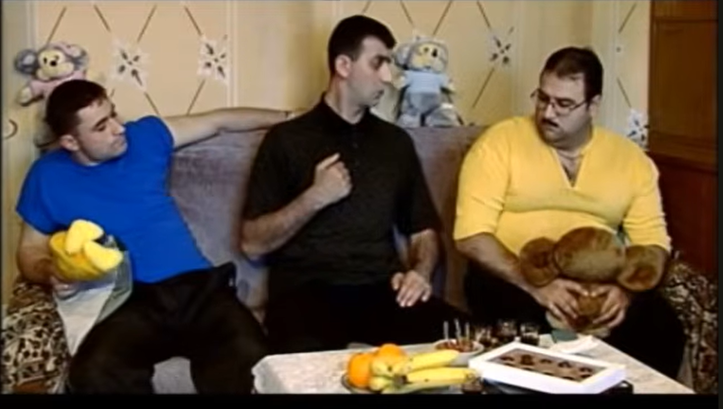
#> input picture ml/04_trees/fig/boost_meme_raw.png, 1446 x 817 px (shown at 1/2 size)
$ python make_boost_figures.py
#> lines starting #> are read from the running program, lines starting #| are printed output that depends on the picture
"""Generate the figures for the [19] Boosting deck (incl. the headline animation).

Outputs into ``ml/04_trees/fig/``:
  1. boost_anim_1..6.pdf  -- the 6-round gradient-boosting ANIMATION (Beamer overlays).
                             2-panel per round: LEFT = data + cumulative ensemble fit F_k
                             (+ the previous fit, faint, so the new stump's effect shows);
                             RIGHT = residuals r_k = y - F_k collapsing toward zero.
  2. boost_anim_50.pdf     -- the same 2-panel at round 50: fit barely moves, residuals
                             already flat -> diminishing returns (an extra animation overlay).
  3. boost_overfit.pdf     -- a DELIBERATELY over-powered config (deep trees, eta=1) so
                             train MSE -> ~0 and test MSE makes a clear U (early-stopping).
  4. boost_learning_rate.pdf -- test error vs #trees for two learning rates (general trend:
                             smaller eta needs more trees).
  5. adaboost_rounds.pdf   -- AdaBoost, 3 rounds: point size = sample weight (misclassified
                             points grow), plus each round's stump boundary.
  6. boost_gb_classification.pdf -- classification GB: LEFT = F accumulating in log-odds
                             space; RIGHT = sigmoid(F) tightening toward the labels.

Also LOGS round-1 details (F_0 = mean(y), the first stump's split threshold + the two leaf
values + eta) so the deck's by-hand frame uses REAL numbers that MATCH animation round 1.

Run with the project venv (repo CLAUDE.md):
    ./ma/Scripts/python.exe ml/04_trees/py_src/make_boost_figures.py

Conventions: logging to console + logs/, seed 509, f-strings, Armenian-flag palette.
"""

import logging
from pathlib import Path

import matplotlib
matplotlib.use("Agg")
import matplotlib.pyplot as plt
import numpy as np
from sklearn.datasets import make_moons
from sklearn.ensemble import GradientBoostingClassifier, GradientBoostingRegressor
from sklearn.model_selection import train_test_split
from sklearn.metrics import mean_squared_error
from sklearn.tree import DecisionTreeClassifier

SEED = 509

# Armenian flag palette.
ARM_BLUE = "#0033A0"     # data
ARM_RED = "#D90012"      # current ensemble fit / test
ARM_ORANGE = "#F2A800"   # highlight / previous fit

# Animation learning rate -- pinned so all 6 depth-1 rounds are visibly distinct.
# (Reviewer S1: too small -> panels look identical; too large -> jagged. Eyeball output.)
ETA_ANIM = 0.4
N_ROUNDS = 6

HERE = Path(__file__).resolve()
CH_DIR = HERE.parents[1]
REPO_ROOT = HERE.parents[3]
FIG_DIR = CH_DIR / "fig"
LOGS_DIR = REPO_ROOT / "logs"


def setup_logging() -> logging.Logger:
    LOGS_DIR.mkdir(exist_ok=True)
    logger = logging.getLogger("l11_figures")
    logger.setLevel(logging.INFO)
    logger.handlers.clear()
    fmt = logging.Formatter("%(asctime)s %(levelname)s %(message)s")
    sh = logging.StreamHandler(); sh.setFormatter(fmt)
    fh = logging.FileHandler(LOGS_DIR / "make_boost_figures.log"); fh.setFormatter(fmt)
    logger.addHandler(sh); logger.addHandler(fh)
    return logger


def make_data(n=50, noise=22.0, wiggly=False):
    """Synthetic Yerevan rent (kAMD) vs area (m^2): nonlinear + noise.

    wiggly=True adds a higher-frequency term so the signal takes many shallow trees to
    fit -> a long, visible descent before the overfitting rise (for the U-curve figs)."""
    rng = np.random.default_rng(SEED)
    x = np.sort(rng.uniform(25, 115, n))
    y_true = 150 + 2.3 * x + 70 * np.sin(x / 18.0)
    if wiggly:
        y_true = y_true + 40 * np.sin(x / 5.5)
    y = y_true + rng.normal(0, noise, n)
    return x.reshape(-1, 1), y


def fig_animation(X, y, logger):
    """6-round GB animation on stumps; writes boost_anim_1..6.pdf."""
    gbr = GradientBoostingRegressor(
        n_estimators=N_ROUNDS, max_depth=1, learning_rate=ETA_ANIM, random_state=SEED)
    gbr.fit(X, y)

    x = X.ravel()
    grid = np.linspace(x.min(), x.max(), 500).reshape(-1, 1)
    init = float(y.mean())
    # per-tree contributions on the fine grid (leaf values are pre-shrinkage -> multiply by eta)
    contribs = np.array([est[0].predict(grid) for est in gbr.estimators_])
    contribs_X = np.array([est[0].predict(X) for est in gbr.estimators_])
    F_grid = [np.full(grid.shape[0], init)]
    F_X = [np.full(y.shape[0], init)]
    for k in range(N_ROUNDS):
        F_grid.append(F_grid[-1] + ETA_ANIM * contribs[k])
        F_X.append(F_X[-1] + ETA_ANIM * contribs_X[k])

    # log round-1 details for the by-hand slide
    t0 = gbr.estimators_[0, 0].tree_
    thr = float(t0.threshold[0])
    left_val = float(t0.value[t0.children_left[0]][0, 0])
    right_val = float(t0.value[t0.children_right[0]][0, 0])
    logger.info(f"BY-HAND round 1: F_0 = mean(y) = {init:.1f} kAMD; eta = {ETA_ANIM}")
    logger.info(f"BY-HAND round 1: first stump splits at area = {thr:.1f} m^2; "
                f"residual-mean leaf values: left(area<={thr:.1f}) = {left_val:+.1f}, "
                f"right = {right_val:+.1f}")
    logger.info(f"BY-HAND round 1: F_1 = F_0 + eta*leaf -> left {init + ETA_ANIM*left_val:.1f}, "
                f"right {init + ETA_ANIM*right_val:.1f}")

    r0 = y - init
    rmax = np.abs(r0).max() * 1.1
    ylim_fit = (y.min() - 25, y.max() + 25)

    for k in range(1, N_ROUNDS + 1):
        resid = y - F_X[k]
        fig, (axL, axR) = plt.subplots(1, 2, figsize=(9.2, 3.7))
        # LEFT: data + previous fit (faint) + current fit
        axL.scatter(x, y, s=16, color=ARM_BLUE, alpha=0.7, zorder=3, label="data")
        if k > 1:
            axL.plot(grid.ravel(), F_grid[k - 1], color=ARM_ORANGE, lw=1.4, alpha=0.55,
                     label=f"$F_{{{k-1}}}$ (before)")
        axL.plot(grid.ravel(), F_grid[k], color=ARM_RED, lw=2.4, label=f"$F_{{{k}}}$ (now)")
        axL.set_title(f"round {k}: ensemble of {k} stump(s)", fontsize=10)
        axL.set_xlabel("area (m$^2$)"); axL.set_ylabel("rent (kAMD)")
        axL.set_ylim(*ylim_fit)
        axL.legend(loc="upper left", fontsize=8, frameon=False)
        axL.spines[["top", "right"]].set_visible(False)
        # RIGHT: residuals collapsing
        axR.axhline(0, color="gray", lw=1)
        axR.vlines(x, 0, resid, color="gray", alpha=0.5, lw=1)
        axR.scatter(x, resid, s=16, color=ARM_BLUE, alpha=0.75, zorder=3)
        axR.set_title(f"what's left: residuals $r_{{{k}}} = y - F_{{{k}}}$", fontsize=10)
        axR.set_xlabel("area (m$^2$)"); axR.set_ylabel("residual (kAMD)")
        axR.set_ylim(-rmax, rmax)
        axR.spines[["top", "right"]].set_visible(False)
        fig.tight_layout()
        out = FIG_DIR / f"boost_anim_{k}.pdf"
        fig.savefig(out, bbox_inches="tight"); plt.close(fig)
        logger.info(f"wrote {out.name}: train MSE after {k} rounds = "
                    f"{mean_squared_error(y, F_X[k]):.0f}")


def fig_overfit(logger):
    """Over-powered config -> train->0, test U-curve. Own larger, noisier dataset so the
    descend-then-rise U is clear (depth-4 + eta=1 on 30 pts overfits instantly = no U)."""
    X, y = make_data(n=160, noise=34.0, wiggly=True)
    Xtr, Xte, ytr, yte = train_test_split(X, y, test_size=0.5, random_state=SEED)
    n = 250
    gbr = GradientBoostingRegressor(n_estimators=n, max_depth=3, learning_rate=0.1,
                                    random_state=SEED)
    gbr.fit(Xtr, ytr)
    tr = [mean_squared_error(ytr, p) for p in gbr.staged_predict(Xtr)]
    te = [mean_squared_error(yte, p) for p in gbr.staged_predict(Xte)]
    best = int(np.argmin(te)) + 1
    logger.info(f"overfit: test MSE min at {best} trees ({min(te):.0f}); "
                f"train MSE at end = {tr[-1]:.1f}")

    fig, ax = plt.subplots(figsize=(6.4, 4.0))
    rounds = np.arange(1, n + 1)
    ax.plot(rounds, tr, color=ARM_BLUE, lw=2, label="train MSE")
    ax.plot(rounds, te, color=ARM_RED, lw=2, label="test MSE")
    ax.axvline(best, color=ARM_ORANGE, ls="--", lw=1.8)
    ax.annotate("early-stop here", xy=(best, min(te)),
                xytext=(best + 40, min(te) + 0.4 * (max(te) - min(te))),
                color=ARM_ORANGE, fontsize=9,
                arrowprops=dict(arrowstyle="->", color=ARM_ORANGE))
    ax.set_xlabel("number of trees"); ax.set_ylabel("MSE")
    ax.set_title("enough trees: train -> 0, but test error U-turns", fontsize=10)
    ax.legend(loc="upper right", fontsize=9, frameon=False)
    ax.spines[["top", "right"]].set_visible(False)
    fig.tight_layout()
    out = FIG_DIR / "boost_overfit.pdf"
    fig.savefig(out, bbox_inches="tight"); plt.close(fig)
    logger.info(f"wrote {out.name}")


def fig_learning_rate(logger):
    """Test MSE vs #trees for two learning rates (general trend)."""
    X, y = make_data(n=160, noise=34.0, wiggly=True)
    Xtr, Xte, ytr, yte = train_test_split(X, y, test_size=0.5, random_state=SEED)
    n = 150
    fig, ax = plt.subplots(figsize=(6.4, 4.0))
    for eta, color, ls in [(0.5, ARM_RED, "-"), (0.1, ARM_BLUE, "-")]:
        gbr = GradientBoostingRegressor(n_estimators=n, max_depth=3, learning_rate=eta,
                                        random_state=SEED).fit(Xtr, ytr)
        te = [mean_squared_error(yte, p) for p in gbr.staged_predict(Xte)]
        ax.plot(np.arange(1, n + 1), te, color=color, ls=ls, lw=2,
                label=f"eta = {eta}")
        logger.info(f"learning_rate eta={eta}: test MSE min at "
                    f"{int(np.argmin(te))+1} trees ({min(te):.0f})")
    ax.set_xlabel("number of trees"); ax.set_ylabel("test MSE")
    ax.set_title("smaller eta needs more trees", fontsize=10)
    ax.legend(loc="upper right", fontsize=9, frameon=False)
    ax.spines[["top", "right"]].set_visible(False)
    fig.tight_layout()
    out = FIG_DIR / "boost_learning_rate.pdf"
    fig.savefig(out, bbox_inches="tight"); plt.close(fig)
    logger.info(f"wrote {out.name}")


def fig_anim_late(X, y, logger):
    """Round 50 of the SAME animation: the fit barely moves and residuals are already
    flat -> diminishing returns. Same 2-panel style and residual scale as rounds 1-6."""
    K = 50
    gbr = GradientBoostingRegressor(
        n_estimators=K, max_depth=1, learning_rate=ETA_ANIM, random_state=SEED).fit(X, y)
    x = X.ravel()
    grid = np.linspace(x.min(), x.max(), 500).reshape(-1, 1)
    staged_grid = list(gbr.staged_predict(grid))
    F_grid, F_grid_prev = staged_grid[-1], staged_grid[-7]     # 6 rounds earlier = "before"
    F_X = list(gbr.staged_predict(X))[-1]
    resid = y - F_X
    rmax = np.abs(y - y.mean()).max() * 1.1                    # same scale as rounds 1-6
    ylim_fit = (y.min() - 25, y.max() + 25)

    fig, (axL, axR) = plt.subplots(1, 2, figsize=(9.2, 3.7))
    axL.scatter(x, y, s=16, color=ARM_BLUE, alpha=0.7, zorder=3, label="data")
    axL.plot(grid.ravel(), F_grid_prev, color=ARM_ORANGE, lw=1.4, alpha=0.55,
             label="$F_{44}$ (before)")
    axL.plot(grid.ravel(), F_grid, color=ARM_RED, lw=2.4, label="$F_{50}$ (now)")
    axL.set_title("round 50: the fit barely moves anymore", fontsize=10)
    axL.set_xlabel("area (m$^2$)"); axL.set_ylabel("rent (kAMD)")
    axL.set_ylim(*ylim_fit)
    axL.legend(loc="upper left", fontsize=8, frameon=False)
    axL.spines[["top", "right"]].set_visible(False)
    axR.axhline(0, color="gray", lw=1)
    axR.vlines(x, 0, resid, color="gray", alpha=0.5, lw=1)
    axR.scatter(x, resid, s=16, color=ARM_BLUE, alpha=0.75, zorder=3)
    axR.set_title("residuals $r_{50}$: already flat", fontsize=10)
    axR.set_xlabel("area (m$^2$)"); axR.set_ylabel("residual (kAMD)")
    axR.set_ylim(-rmax, rmax)
    axR.spines[["top", "right"]].set_visible(False)
    fig.tight_layout()
    out = FIG_DIR / "boost_anim_50.pdf"
    fig.savefig(out, bbox_inches="tight"); plt.close(fig)
    logger.info(f"wrote {out.name}: train MSE after 50 rounds = "
                f"{mean_squared_error(y, F_X):.0f}")


def fig_adaboost(logger):
    """AdaBoost reweighting, 3 rounds (manual SAMME so we can show the weights). Point
    size = sample weight; a RED ring marks the points THIS round's stump got wrong -- they
    grow next round. Each title shows the weighted error and the stump weight alpha."""
    from matplotlib.lines import Line2D
    Xs, ys = make_moons(n_samples=120, noise=0.28, random_state=SEED)
    ypm = np.where(ys == 1, 1.0, -1.0)
    n = len(ys)
    w = np.full(n, 1.0 / n)
    xx, yy = np.meshgrid(
        np.linspace(Xs[:, 0].min() - 0.3, Xs[:, 0].max() + 0.3, 300),
        np.linspace(Xs[:, 1].min() - 0.3, Xs[:, 1].max() + 0.3, 300))
    grid = np.c_[xx.ravel(), yy.ravel()]
    fig, axes = plt.subplots(1, 3, figsize=(10.2, 3.9), sharex=True, sharey=True)
    for r in range(3):
        stump = DecisionTreeClassifier(max_depth=1, random_state=SEED)
        stump.fit(Xs, ys, sample_weight=w)
        pred = stump.predict(Xs)
        miss = pred != ys
        zz = stump.predict(grid).reshape(xx.shape)
        ax = axes[r]
        ax.contourf(xx, yy, zz, levels=[-0.5, 0.5, 1.5],
                    colors=[ARM_ORANGE, ARM_BLUE], alpha=0.15)
        sizes = 12 + w / w.max() * 150
        ax.scatter(Xs[ys == 0, 0], Xs[ys == 0, 1], s=sizes[ys == 0], color=ARM_ORANGE,
                   edgecolor="white", linewidths=0.4, alpha=0.85, zorder=3)
        ax.scatter(Xs[ys == 1, 0], Xs[ys == 1, 1], s=sizes[ys == 1], color=ARM_BLUE,
                   edgecolor="white", linewidths=0.4, alpha=0.85, zorder=3)
        ax.scatter(Xs[miss, 0], Xs[miss, 1], s=sizes[miss], facecolors="none",
                   edgecolors=ARM_RED, linewidths=1.6, zorder=4)
        err = min(max(w[miss].sum() / w.sum(), 1e-10), 1 - 1e-10)
        alpha = 0.5 * np.log((1 - err) / err)
        ax.set_title(f"round {r + 1}:   err = {err:.2f},   " + r"$\alpha$ = " + f"{alpha:.2f}",
                     fontsize=9.5)
        ax.set_xticks([]); ax.set_yticks([])
        w = w * np.exp(-alpha * ypm * np.where(pred == 1, 1.0, -1.0))
        w = w / w.sum()
    fig.legend(handles=[
        Line2D([0], [0], marker="o", color="w", markerfacecolor="0.6", markersize=10,
               label="dot size = sample weight"),
        Line2D([0], [0], marker="o", color="w", markeredgecolor=ARM_RED, markerfacecolor="none",
               markeredgewidth=1.6, markersize=10, label="wrong this round -> up-weighted next"),
    ], loc="lower center", ncol=2, fontsize=9, frameon=False, bbox_to_anchor=(0.5, -0.02))
    fig.tight_layout(rect=[0, 0.05, 1, 1])
    out = FIG_DIR / "adaboost_rounds.pdf"
    fig.savefig(out, bbox_inches="tight"); plt.close(fig)
    logger.info(f"wrote {out.name}")


def fig_adaboost_combined(logger):
    """Weak -> strong, shown: one stump (a single straight cut) vs an AdaBoost of 50 stumps
    (a curved boundary that follows the moons). Reports both accuracies."""
    from sklearn.ensemble import AdaBoostClassifier
    Xs, ys = make_moons(n_samples=300, noise=0.30, random_state=SEED)
    xx, yy = np.meshgrid(
        np.linspace(Xs[:, 0].min() - 0.3, Xs[:, 0].max() + 0.3, 300),
        np.linspace(Xs[:, 1].min() - 0.3, Xs[:, 1].max() + 0.3, 300))
    grid = np.c_[xx.ravel(), yy.ravel()]
    stump = DecisionTreeClassifier(max_depth=1, random_state=SEED).fit(Xs, ys)
    ada = AdaBoostClassifier(estimator=DecisionTreeClassifier(max_depth=1),
                             n_estimators=50, random_state=SEED).fit(Xs, ys)
    a_stump, a_ada = stump.score(Xs, ys), ada.score(Xs, ys)
    fig, axes = plt.subplots(1, 2, figsize=(8.8, 3.9), sharex=True, sharey=True)
    for ax, clf, title in [
            (axes[0], stump, f"1 stump (weak): acc {a_stump:.2f}"),
            (axes[1], ada, f"50 weighted stumps (strong): acc {a_ada:.2f}")]:
        zz = clf.predict(grid).reshape(xx.shape)
        ax.contourf(xx, yy, zz, levels=[-0.5, 0.5, 1.5],
                    colors=[ARM_ORANGE, ARM_BLUE], alpha=0.20)
        ax.scatter(Xs[ys == 0, 0], Xs[ys == 0, 1], s=10, color=ARM_ORANGE,
                   edgecolor="white", linewidths=0.3)
        ax.scatter(Xs[ys == 1, 0], Xs[ys == 1, 1], s=10, color=ARM_BLUE,
                   edgecolor="white", linewidths=0.3)
        ax.set_title(title, fontsize=10)
        ax.set_xticks([]); ax.set_yticks([])
    fig.tight_layout()
    out = FIG_DIR / "adaboost_combined.pdf"
    fig.savefig(out, bbox_inches="tight"); plt.close(fig)
    logger.info(f"wrote {out.name}: stump acc={a_stump:.3f}, ada50 acc={a_ada:.3f}")


def fig_gb_classification(logger):
    """Classification GB: LEFT = the model F accumulating in log-odds space for a few
    points; RIGHT = sigmoid(F) tightening toward 0 / 1. Sigmoid is applied at the end.
    Each line = ONE training point's trajectory (3 per class), made explicit via legend."""
    from matplotlib.lines import Line2D
    Xs, ys = make_moons(n_samples=300, noise=0.30, random_state=SEED)
    gbc = GradientBoostingClassifier(
        n_estimators=60, max_depth=2, learning_rate=0.3, random_state=SEED).fit(Xs, ys)
    F = np.array([f.ravel() for f in gbc.staged_decision_function(Xs)])   # (rounds, samples)
    rng = np.random.default_rng(SEED)
    idx0 = rng.choice(np.where(ys == 0)[0], 3, replace=False)
    idx1 = rng.choice(np.where(ys == 1)[0], 3, replace=False)
    rounds = np.arange(1, F.shape[0] + 1)

    fig, (axL, axR) = plt.subplots(1, 2, figsize=(9.0, 3.7))
    for i in idx1:
        axL.plot(rounds, F[:, i], color=ARM_BLUE, lw=2.0, alpha=0.9)
        axR.plot(rounds, 1 / (1 + np.exp(-F[:, i])), color=ARM_BLUE, lw=2.0, alpha=0.9)
    for i in idx0:
        axL.plot(rounds, F[:, i], color=ARM_ORANGE, lw=2.0, alpha=0.9)
        axR.plot(rounds, 1 / (1 + np.exp(-F[:, i])), color=ARM_ORANGE, lw=2.0, alpha=0.9)
    axL.axhline(0, color="gray", lw=1, ls=":")
    axL.set_title(r"each line = one point's score $F$ (log-odds)", fontsize=10)
    axL.set_xlabel("round"); axL.set_ylabel("$F$ (log-odds)")
    axL.spines[["top", "right"]].set_visible(False)
    axR.axhline(0.5, color="gray", lw=1, ls=":")
    axR.set_title(r"$\sigma(F)$: that same point's probability", fontsize=10)
    axR.set_xlabel("round"); axR.set_ylabel("predicted probability")
    axR.set_ylim(-0.02, 1.02)
    axR.spines[["top", "right"]].set_visible(False)
    fig.legend(handles=[
        Line2D([0], [0], color=ARM_BLUE, lw=2.2, label="a class-1 training point"),
        Line2D([0], [0], color=ARM_ORANGE, lw=2.2, label="a class-0 training point"),
    ], loc="lower center", ncol=2, fontsize=9, frameon=False, bbox_to_anchor=(0.5, -0.03))
    fig.tight_layout(rect=[0, 0.06, 1, 1])
    out = FIG_DIR / "boost_gb_classification.pdf"
    fig.savefig(out, bbox_inches="tight"); plt.close(fig)
    logger.info(f"wrote {out.name} (blue = a class-1 point, orange = a class-0 point)")


def fig_boost_meme(logger):
    """Outline gag for boosting: three guys taking turns, 'first me, then you, then me' --
    the sequential fix-the-last idea. Armenian caption baked in (pdflatex has no Armenian);
    the Outline frame hyperlinks the whole image to the video."""
    import matplotlib.image as mpimg
    img = mpimg.imread(str(FIG_DIR / "boost_meme_raw.png"))
    h, w = img.shape[:2]
    caption = "▶ սկզբից ես, հետո դու, հետո ես"   # 'first me, then you, then me'
    fig, ax = plt.subplots(figsize=(6.0, 6.0 * h / w + 0.7))
    ax.imshow(img)
    ax.axis("off")
    ax.set_title(caption, fontsize=19, color=ARM_BLUE, fontweight="bold", pad=8)
    fig.tight_layout()
    out = FIG_DIR / "boost_meme.pdf"
    fig.savefig(out, bbox_inches="tight", dpi=120)
    plt.close(fig)
    logger.info(f"wrote {out.name}")


def main():
    logger = setup_logging()
    FIG_DIR.mkdir(exist_ok=True)
    np.random.seed(SEED)
    fig_boost_meme(logger)
#> in fig_boost_meme, img is the input picture: shape (817, 1446, 4) float32; mean R, G, B, A 0.404, 0.347, 0.282, 1
    X, y = make_data()
    logger.info(f"data: {X.shape[0]} points, rent mean = {y.mean():.1f} kAMD, "
                f"animation eta = {ETA_ANIM}")
    fig_animation(X, y, logger)
#> the loop in fig_animation, `for k in range(1, N_ROUNDS + 1):` made 6 passes
#> pass 1, in fig_animation, `fig.savefig(out, bbox_inches='tight')`:
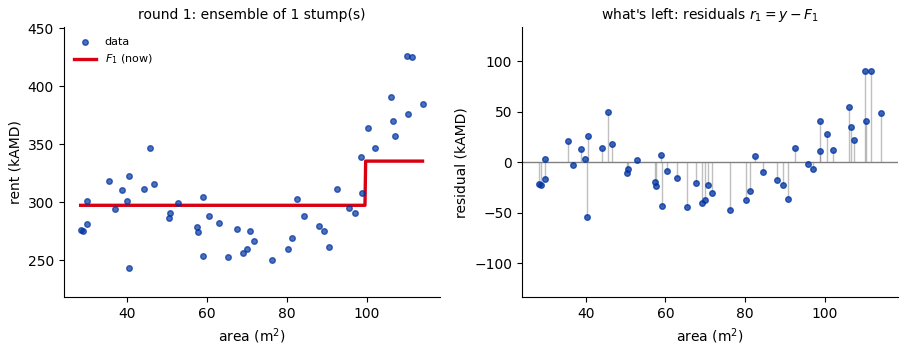
#> figure drawn by matplotlib, 2 panels; panel 1: curve peaks at x = 99.79, y = 335.5
#> pass 2, in fig_animation, `fig.savefig(out, bbox_inches='tight')`:
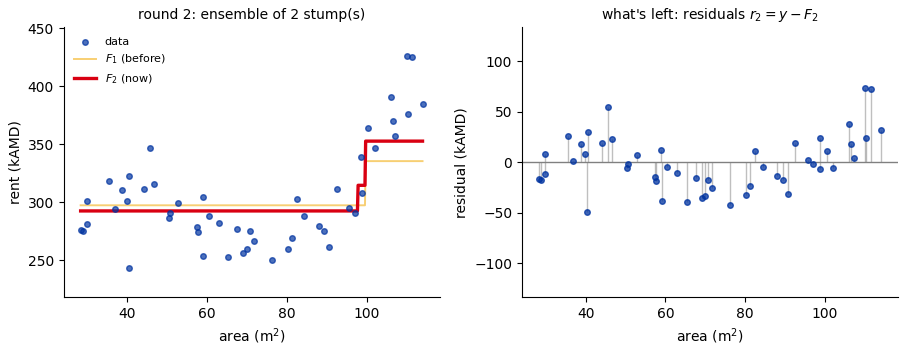
#> figure drawn by matplotlib, 2 panels; panel 1: curve peaks at x = 99.79, y = 335.5; panel 1: curve peaks at x = 99.79, y = 352.8
    fig_anim_late(X, y, logger)
#> in fig_anim_late, `fig.savefig(out, bbox_inches='tight')`:
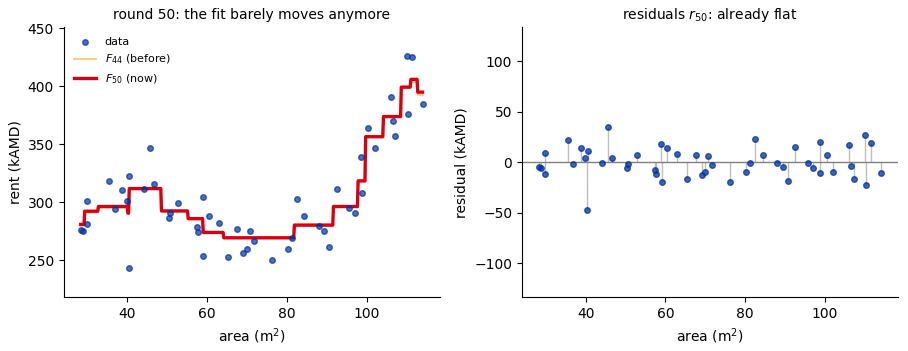
#> figure drawn by matplotlib, 2 panels; panel 1: curve peaks at x = 111.1, y = 403.7; panel 1: curve peaks at x = 111.1, y = 406.1
    fig_overfit(logger)
#> in fig_overfit, `fig.savefig(out, bbox_inches='tight')`:
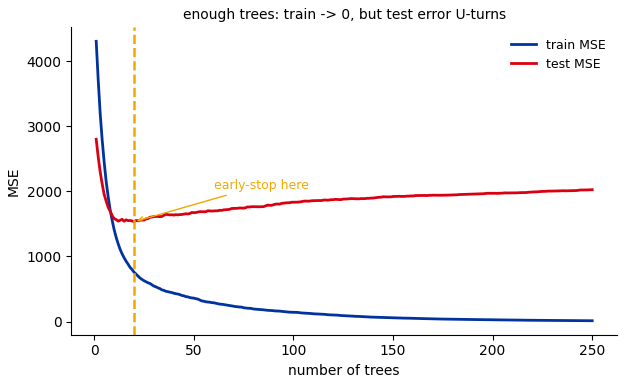
#> figure drawn by matplotlib, 1 panel; curve peaks at x = 1, y = 4305.1; curve peaks at x = 1, y = 2800.2
    fig_learning_rate(logger)
#> in fig_learning_rate, `fig.savefig(out, bbox_inches='tight')`:
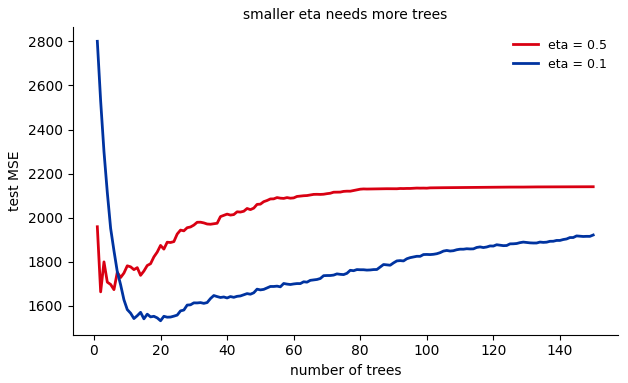
#> figure drawn by matplotlib, 1 panel; curve peaks at x = 149, y = 2140.5; curve peaks at x = 1, y = 2800.2
    fig_adaboost(logger)
#> (the rest of the program and of its run is left out)
